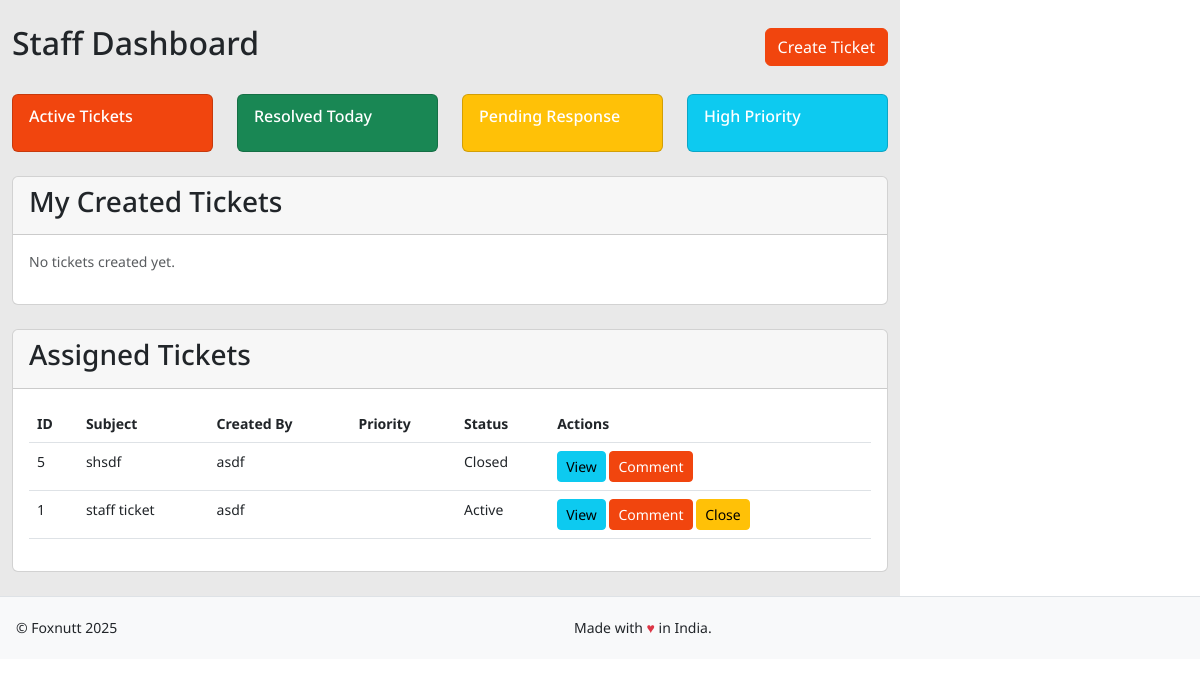
Page /staff/dashboard/ (signed in) on the committed database.
### tracker/models.py (models this page shows, shortened)
class Ticket(models.Model):
    STATUS_ACTIVE = 1
    STATUS_CLOSED = 2
    STATUS_PENDING = 3
    STATUS_CHOICES = [
        (STATUS_ACTIVE, 'Active'),
        (STATUS_CLOSED, 'Closed'),
        (STATUS_PENDING, 'Pending'),
    ]
    id = models.AutoField(primary_key=True)
    subject = models.CharField(max_length=200)
    description = models.TextField()
    created_by = models.ForeignKey(UserDetail, on_delete=models.CASCADE, related_name='created_tickets')
    assigned_to = models.ForeignKey(UserDetail, on_delete=models.SET_NULL, null=True, related_name='assigned_tickets')
    created_at = models.DateTimeField(auto_now_add=True)
    updated_at = models.DateTimeField(auto_now=True)
    status = models.PositiveSmallIntegerField(
        choices=STATUS_CHOICES,
        default=STATUS_ACTIVE
    )
    closed_at = models.DateTimeField(null=True, blank=True)
    closed_by = models.ForeignKey(
        UserDetail,
        on_delete=models.SET_NULL,
        null=True,
        blank=True,
        related_name='closed_tickets'
    )
    priority = models.ForeignKey(Priority, on_delete=models.SET_NULL, null=True)
    brand = models.CharField(max_length=100, blank=True, null=True)
    class Meta:
        ordering = ['-created_at']  # Default ordering by creation date, newest first
        indexes = [
            models.Index(fields=['-created_at']),  # Add index for better performance
        ]

class UserDetail(AbstractBaseUser, PermissionsMixin):
    row_id = models.AutoField(primary_key=True)  # ✅ `row_id` is the primary key
    user_id = models.CharField(max_length=255, unique=True)
    user_name = models.CharField(max_length=255)
    is_email_verified = models.BooleanField(default=False)
    is_active = models.BooleanField(default=True)
    pagination = models.IntegerField(default=10)
    sorting = models.IntegerField(default=0)
    is_staff = models.BooleanField(default=False)
    is_superuser = models.BooleanField(default=False)
    role = models.ForeignKey(Role, on_delete=models.SET_NULL, null=True)
    objects = UserManager()
    USERNAME_FIELD = "user_id"
    REQUIRED_FIELDS = ["user_name"]
    class Meta:
        verbose_name = 'user'
        verbose_name_plural = 'users'
    groups = models.ManyToManyField(
        'auth.Group',
        verbose_name='groups',
        blank=True,
        related_name='userdetail_set',
        related_query_name='userdetail'
    )
    user_permissions = models.ManyToManyField(
        'auth.Permission',
        verbose_name='user permissions',
        blank=True,
        related_name='userdetail_set',
        related_query_name='userdetail'
    )

### tracker/views.py (the view)
# urls.py: path('staff/dashboard/', views.staff_dashboard, name='staff_dashboard'),
@role_required([Role.STAFF])
def staff_dashboard(request):
    context = {
        'assigned_tickets': Ticket.objects.select_related(
            'created_by',
            'assigned_to',
            'priority'
        ).filter(assigned_to=request.user).order_by('-created_at'),
        'created_tickets': Ticket.objects.select_related(
            'created_by',
            'assigned_to',
            'priority'
        ).filter(created_by=request.user).order_by('-created_at'),
        'recent_comments': TicketComment.objects.select_related(
            'ticket',
            'user'
        ).filter(
            Q(ticket__assigned_to=request.user) |
            Q(ticket__created_by=request.user)
        ).order_by('-created_at')[:5]
    }
    return render(request, 'dashboards/staff_dashboard.html', context)

### tracker/templates/dashboards/staff_dashboard.html (shortened to what this page needs)
{% extends 'base.html' %}
{% block content %}
<div class="container-fluid py-4">
    <div class="d-flex justify-content-between align-items-center mb-4">
        <h2>Staff Dashboard</h2>
        <div class="action-buttons">
            <a href="{% url 'staff_create_ticket' %}" class="btn btn-primary">
                 Create Ticket
            </a>
        </div>
    </div>
    <div class="row g-4 mb-4">
        <div class="col-md-3">
            <div class="card bg-primary text-white h-100">
                <div class="card-body">
                    <div class="d-flex justify-content-between align-items-center">
                        <div>
                            <h6 class="card-subtitle mb-2">Active Tickets</h6>
                        </div>
                    </div>
                </div>
            </div>
        </div>
        <div class="col-md-3">
            <div class="card bg-success text-white h-100">
                <div class="card-body">
                    <div class="d-flex justify-content-between align-items-center">
                        <div>
                            <h6 class="card-subtitle mb-2">Resolved Today</h6>
                        </div>
                    </div>
                </div>
            </div>
        </div>
        <div class="col-md-3">
            <div class="card bg-warning text-white h-100">
                <div class="card-body">
                    <div class="d-flex justify-content-between align-items-center">
                        <div>
                            <h6 class="card-subtitle mb-2">Pending Response</h6>
                        </div>
                    </div>
                </div>
            </div>
        </div>
        <div class="col-md-3">
            <div class="card bg-info text-white h-100">
                <div class="card-body">
                    <div class="d-flex justify-content-between align-items-center">
                        <div>
                            <h6 class="card-subtitle mb-2">High Priority</h6>
                        </div>
                    </div>
                </div>
            </div>
        </div>
    </div>
    <div class="card mt-4">
        <div class="card-header">
            <h3 class="card-title">My Created Tickets</h3>
        </div>
        <div class="card-body">
            {% if created_tickets %}
                <div class="table-responsive">
                    <table class="table table-hover">
                        <thead>
                            <tr>
                                <th>ID</th>
                                <th>Subject</th>
                                <th>Priority</th>
                                <th>Status</th>
                                <th>Created</th>
                                <th>Actions</th>
                            </tr>
                        </thead>
                        <tbody>
                            {% for ticket in created_tickets %}
                            <tr>
                                <td>{{ ticket.id }}</td>
                                <td>{{ ticket.subject }}</td>
                                <td>
                                    <span class="badge bg-{{ ticket.priority.name|lower }}">
                                        {{ ticket.priority.name }}
                                    </span>
                                </td>
                                <td>{{ ticket.get_status_display }}</td>
                                <td>{{ ticket.created_at|date:"Y-m-d H:i" }}</td>
                                <td>
                                    <a href="{% url 'staff_view_ticket' ticket.id %}" class="btn btn-sm btn-info">
                                        <i class="fas fa-eye"></i> View
                                    </a>
                                    <a href="{% url 'staff_add_comment' ticket.id %}" class="btn btn-sm btn-primary">
                                        <i class="fas fa-comment"></i> Comment
                                    </a>
                                    {% if ticket.status != 2 %}
                                    <a href="{% url 'staff_close_ticket' ticket.id %}" class="btn btn-sm btn-warning">
                                        <i class="fas fa-times-circle"></i> Close
                                    </a>
                                    {% endif %}
                                </td>
                            </tr>
                            {% endfor %}
                        </tbody>
                    </table>
                </div>
            {% else %}
                <p class="text-muted">No tickets created yet.</p>
            {% endif %}
        </div>
    </div>
    <div class="card mt-4">
        <div class="card-header">
            <h3 class="card-title">Assigned Tickets</h3>
        </div>
        <div class="card-body">
            {% if assigned_tickets %}
                <div class="table-responsive">
                    <table class="table table-hover">
                        <thead>
                            <tr>
                                <th>ID</th>
                                <th>Subject</th>
                                <th>Created By</th>
                                <th>Priority</th>
                                <th>Status</th>
                                <th>Actions</th>
                            </tr>
                        </thead>
                        <tbody>
                            {% for ticket in assigned_tickets %}
                            <tr>
                                <td>{{ ticket.id }}</td>
                                <td>{{ ticket.subject }}</td>
                                <td>{{ ticket.created_by.user_name }}</td>
                                <td>
                                    <span class="badge bg-{{ ticket.priority.name|lower }}">
                                    </span>
                                </td>
                                <td>{{ ticket.get_status_display }}</td>
                                <td>
                                    <a href="{% url 'staff_view_ticket' ticket.id %}" class="btn btn-sm btn-info">
                                         View
                                    </a>
                                    <a href="{% url 'staff_add_comment' ticket.id %}" class="btn btn-sm btn-primary">
                                         Comment
                                    </a>
                                    {% if ticket.status != 2 %}
                                    <a href="{% url 'staff_close_ticket' ticket.id %}" class="btn btn-sm btn-warning">
                                         Close
                                    </a>
                                    {% endif %}
                                </td>
                            </tr>
                            {% endfor %}
                        </tbody>
                    </table>
                </div>
            {% else %}
                <p class="text-muted">No tickets assigned.</p>
            {% endif %}
        </div>
    </div>
</div>
</div>
{% endblock %}

### tracker/static/assets/css/style.css (style rules this page uses)
html, body { min-height: 100%; }
body { margin: 0; font-family: 'Noto Sans', sans-serif; font-size: 14px; }
h1, h2, h3, h4, h5, h6 { font-family: 'Noto Sans', sans-serif; }
.main_bg { background: #fff; }
a, a:hover, a:visited { color: rgb(63, 71, 90); text-decoration: underline; }

### rows in the picture
Ticket: id "5", subject "shsdf", created_by.user_name "asdf", status "Closed"
Ticket: id "1", subject "staff ticket", created_by.user_name "asdf", status "Active", shows "Close"
